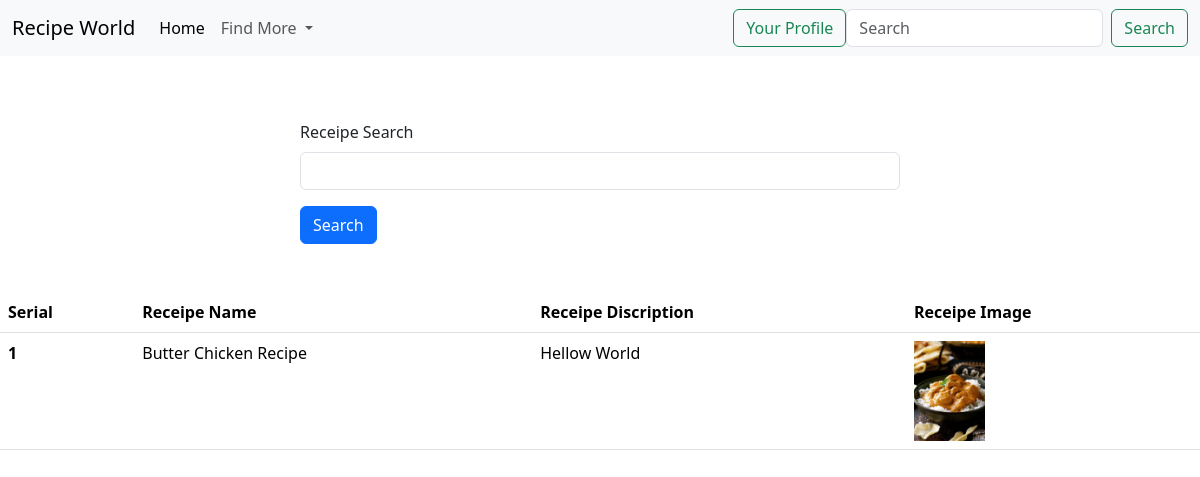
/, run on an earlier commit of the app's database.
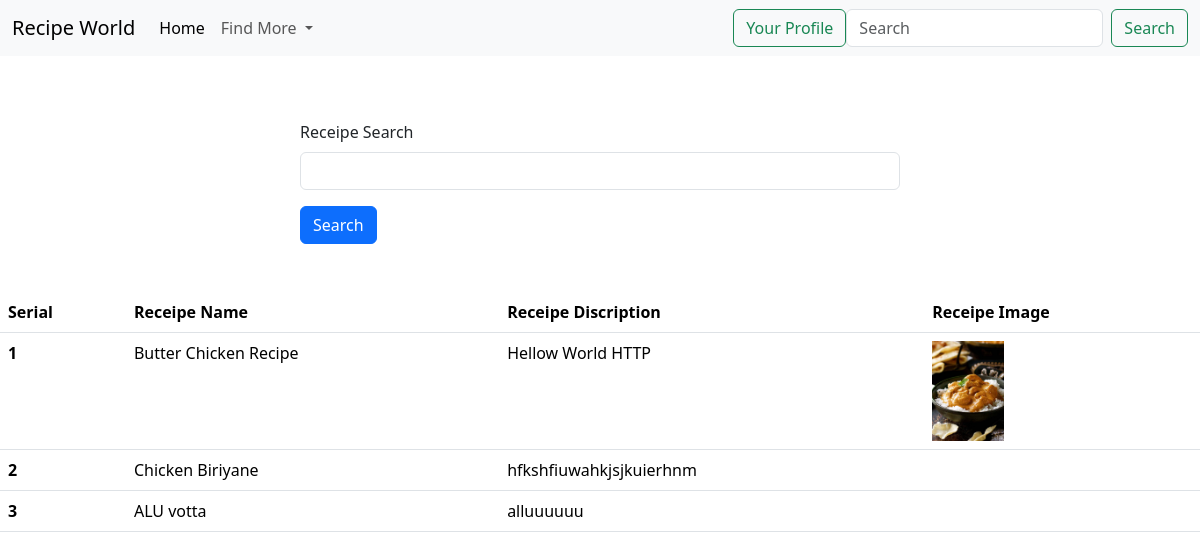
And on a later commit of the database.
### Recipe/models.py (models this page shows)
class Receipe(models.Model):
    user = models.ForeignKey(User, on_delete=models.SET_NULL, null=True, blank=True)
    receipe_name = models.CharField(max_length = 100)
    receipe_discription = models.TextField()
    receipe_image = models.ImageField(upload_to= 'receipe')

### Recipe/views.py (the view)
# urls.py: path('', home, name="home"),
def home(request):
    queryset = Receipe.objects.all()
    if request.GET.get('search'):
        queryset = queryset.filter(receipe_name__icontains = request.GET.get('search'))
    context = {'receipes': queryset}
    return render(request, 'home.html', context)

### Recipe/templates/home.html (shortened to what this page needs)
{% load static %}
<!DOCTYPE html>
<html lang="en">
<head>
  <link href="https://cdn.jsdelivr.net/npm/bootstrap@5.3.2/dist/css/bootstrap.min.css" rel="stylesheet">
</head>
<body>
    <nav class="navbar navbar-expand-lg fixed-top bg-body-tertiary">
        <div class="container-fluid">
          <a class="navbar-brand" href="">Recipe World</a>
          <div class="collapse navbar-collapse" id="navbarSupportedContent">
            <ul class="navbar-nav me-auto mb-2 mb-lg-0">
              <li class="nav-item">
                <a class="nav-link active" aria-current="page" href="">Home</a>
              </li>
              <li class="nav-item dropdown">
                <a class="nav-link dropdown-toggle" href="#" role="button" data-bs-toggle="dropdown" aria-expanded="false">
                  Find More
                </a>
              </li>
            </ul>
            <a class="btn btn-outline-success " href="/add_recipe" name="profile" type="submit">Your Profile</a>
            <form class="d-flex" role="search" method = "post">
              <input class="form-control me-2" type="search" placeholder="Search" aria-label="Search">
              <button class="btn btn-outline-success" name="search" type="submit">Search</button>
            </form>
          </div>
        </div>
    </nav>
    <br><br><br>
    <div class="mt-5">
        <div class="mx-auto col-6">
          <form action="">
          <div class="mb-3">
            <label for="exampleInputEmail1" class="form-label">Receipe Search </label>
            <input name = "search" type="text" class="form-control">
          </div>
          <button class="btn btn-primary">Search</button>
        </form>
       </div>
      </div>
      <table class="table mt-5">
        <thead>
          <tr>
            <th scope="col">Serial</th>
            <th scope="col">Receipe Name</th>
            <th scope="col">Receipe Discription</th>
            <th scope="col">Receipe Image</th>
          </tr>
        </thead>
        <tbody>
          {% for receipe in receipes %}
          <tr>
            <th scope="row">{{forloop.counter}} </th>
            <td>{{receipe.receipe_name}} </td>
            <td> {{receipe.receipe_discription}} </td>
            <td> <img src="/media/{{receipe.receipe_image}}" alt="" style="height: 100px;"> </td>
          </tr>
          {% endfor %}
        </tbody>
      </table>
</body>
</html>

What changed in the data, as far as the page shows it:
changed Receipe "Butter Chicken Recipe": receipe_discription "Hellow World" → "Hellow World HTTP"
added Receipe: receipe_name "Chicken Biriyane", receipe_discription "hfkshfiuwahkjsjkuierhnm"
added Receipe: receipe_name "ALU votta", receipe_discription "alluuuuuu"
